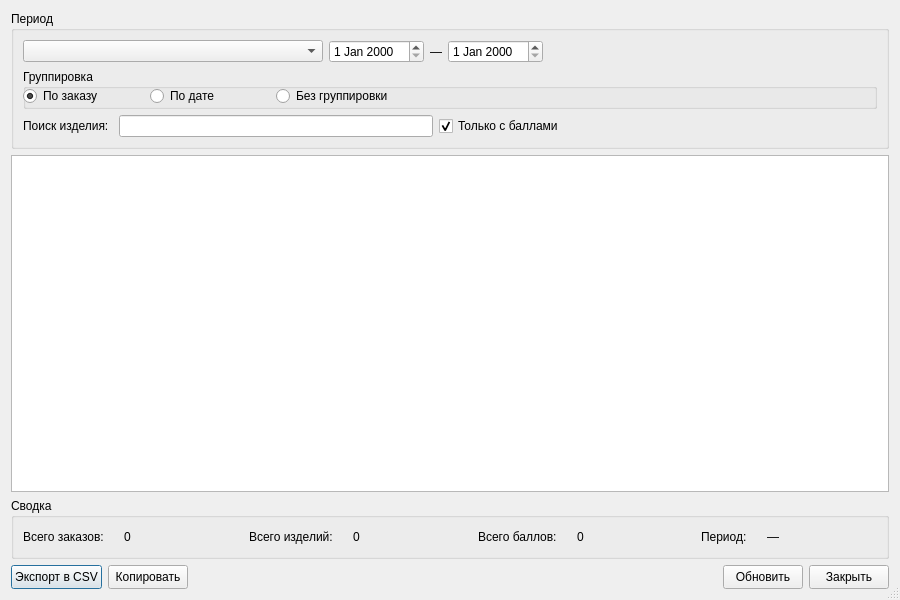
<?xml version="1.0" encoding="UTF-8"?>
<ui version="4.0">
 <class>StatisticsDialog</class>
 <widget class="QDialog" name="StatisticsDialog">
  <property name="geometry">
   <rect>
    <x>0</x>
    <y>0</y>
    <width>900</width>
    <height>600</height>
   </rect>
  </property>
  <property name="minimumSize">
   <size>
    <width>900</width>
    <height>600</height>
   </size>
  </property>
  <property name="windowTitle">
   <string>Статистика работ</string>
  </property>
  <property name="sizeGripEnabled">
   <bool>true</bool>
  </property>
  <layout class="QVBoxLayout" name="verticalLayout_3">
   <item>
    <widget class="QGroupBox" name="filterGroup">
     <property name="minimumSize">
      <size>
       <width>600</width>
       <height>120</height>
      </size>
     </property>
     <property name="title">
      <string>Период</string>
     </property>
     <layout class="QVBoxLayout" name="verticalLayout">
      <item>
       <layout class="QHBoxLayout" name="horizontalLayout">
        <item>
         <widget class="QComboBox" name="periodCombo">
          <property name="minimumSize">
           <size>
            <width>300</width>
            <height>0</height>
           </size>
          </property>
         </widget>
        </item>
        <item>
         <widget class="QDateEdit" name="dateFromEdit"/>
        </item>
        <item>
         <widget class="QLabel" name="dateSepLabel">
          <property name="minimumSize">
           <size>
            <width>10</width>
            <height>22</height>
           </size>
          </property>
          <property name="text">
           <string>—</string>
          </property>
         </widget>
        </item>
        <item>
         <widget class="QDateEdit" name="dateToEdit"/>
        </item>
        <item>
         <spacer name="horizontalSpacer_2">
          <property name="orientation">
           <enum>Qt::Orientation::Horizontal</enum>
          </property>
          <property name="sizeHint" stdset="0">
           <size>
            <width>40</width>
            <height>20</height>
           </size>
          </property>
         </spacer>
        </item>
       </layout>
      </item>
      <item>
       <widget class="QGroupBox" name="groupGrouping">
        <property name="minimumSize">
         <size>
          <width>400</width>
          <height>40</height>
         </size>
        </property>
        <property name="title">
         <string>Группировка</string>
        </property>
        <widget class="QWidget" name="">
         <property name="geometry">
          <rect>
           <x>0</x>
           <y>15</y>
           <width>374</width>
           <height>24</height>
          </rect>
         </property>
         <layout class="QHBoxLayout" name="horizontalLayout_2">
          <item>
           <widget class="QRadioButton" name="radioByOrder">
            <property name="minimumSize">
             <size>
              <width>120</width>
              <height>22</height>
             </size>
            </property>
            <property name="text">
             <string>По заказу</string>
            </property>
            <property name="checked">
             <bool>true</bool>
            </property>
           </widget>
          </item>
          <item>
           <widget class="QRadioButton" name="radioByDate">
            <property name="minimumSize">
             <size>
              <width>120</width>
              <height>22</height>
             </size>
            </property>
            <property name="text">
             <string>По дате</string>
            </property>
           </widget>
          </item>
          <item>
           <widget class="QRadioButton" name="radioByNone">
            <property name="minimumSize">
             <size>
              <width>120</width>
              <height>22</height>
             </size>
            </property>
            <property name="text">
             <string>Без группировки</string>
            </property>
           </widget>
          </item>
         </layout>
        </widget>
       </widget>
      </item>
      <item>
       <layout class="QHBoxLayout" name="horizontalLayout_3">
        <item>
         <widget class="QLabel" name="searchLabel">
          <property name="minimumSize">
           <size>
            <width>90</width>
            <height>22</height>
           </size>
          </property>
          <property name="text">
           <string>Поиск изделия:</string>
          </property>
         </widget>
        </item>
        <item>
         <widget class="QLineEdit" name="searchEdit">
          <property name="minimumSize">
           <size>
            <width>150</width>
            <height>22</height>
           </size>
          </property>
         </widget>
        </item>
        <item>
         <widget class="QCheckBox" name="onlyScoredCheck">
          <property name="minimumSize">
           <size>
            <width>120</width>
            <height>22</height>
           </size>
          </property>
          <property name="text">
           <string>Только с баллами</string>
          </property>
          <property name="checked">
           <bool>true</bool>
          </property>
         </widget>
        </item>
        <item>
         <spacer name="horizontalSpacer">
          <property name="orientation">
           <enum>Qt::Orientation::Horizontal</enum>
          </property>
          <property name="sizeHint" stdset="0">
           <size>
            <width>40</width>
            <height>20</height>
           </size>
          </property>
         </spacer>
        </item>
       </layout>
      </item>
     </layout>
    </widget>
   </item>
   <item>
    <widget class="QTreeView" name="statsTree">
     <property name="styleSheet">
      <string notr="true">QTreeView {
    gridline-color: #d0d0d0;
    show-decoration-selected: 1;
}

QTreeView::item {
    border-right: 1px solid #d0d0d0;
    border-bottom: 1px solid #d0d0d0;
    padding: 4px 6px;
}</string>
     </property>
     <property name="editTriggers">
      <set>QAbstractItemView::EditTrigger::NoEditTriggers</set>
     </property>
     <property name="alternatingRowColors">
      <bool>true</bool>
     </property>
     <property name="uniformRowHeights">
      <bool>true</bool>
     </property>
     <property name="sortingEnabled">
      <bool>true</bool>
     </property>
     <property name="headerHidden">
      <bool>true</bool>
     </property>
    </widget>
   </item>
   <item>
    <widget class="QGroupBox" name="summaryGroup">
     <property name="title">
      <string>Сводка</string>
     </property>
     <layout class="QVBoxLayout" name="verticalLayout_2">
      <item>
       <layout class="QGridLayout" name="gridLayout">
        <property name="horizontalSpacing">
         <number>20</number>
        </property>
        <item row="0" column="9">
         <widget class="QLabel" name="labelPeriodTitle">
          <property name="text">
           <string>Период:</string>
          </property>
         </widget>
        </item>
        <item row="0" column="3">
         <widget class="QLabel" name="labelItemsTitle">
          <property name="text">
           <string>Всего изделий:</string>
          </property>
         </widget>
        </item>
        <item row="0" column="2">
         <spacer name="horizontalSpacer_4">
          <property name="orientation">
           <enum>Qt::Orientation::Horizontal</enum>
          </property>
          <property name="sizeHint" stdset="0">
           <size>
            <width>40</width>
            <height>20</height>
           </size>
          </property>
         </spacer>
        </item>
        <item row="0" column="7">
         <widget class="QLabel" name="labelPointsValue">
          <property name="text">
           <string>0</string>
          </property>
         </widget>
        </item>
        <item row="0" column="0">
         <widget class="QLabel" name="labelOrdersTitle">
          <property name="text">
           <string>Всего заказов:</string>
          </property>
         </widget>
        </item>
        <item row="0" column="10">
         <widget class="QLabel" name="labelPeriodValue">
          <property name="text">
           <string>—</string>
          </property>
         </widget>
        </item>
        <item row="0" column="6">
         <widget class="QLabel" name="labelPointsTitle">
          <property name="text">
           <string>Всего баллов:</string>
          </property>
         </widget>
        </item>
        <item row="0" column="5">
         <spacer name="horizontalSpacer_5">
          <property name="orientation">
           <enum>Qt::Orientation::Horizontal</enum>
          </property>
          <property name="sizeHint" stdset="0">
           <size>
            <width>40</width>
            <height>20</height>
           </size>
          </property>
         </spacer>
        </item>
        <item row="0" column="8">
         <spacer name="horizontalSpacer_6">
          <property name="orientation">
           <enum>Qt::Orientation::Horizontal</enum>
          </property>
          <property name="sizeHint" stdset="0">
           <size>
            <width>40</width>
            <height>20</height>
           </size>
          </property>
         </spacer>
        </item>
        <item row="0" column="1">
         <widget class="QLabel" name="labelOrdersValue">
          <property name="text">
           <string>0</string>
          </property>
         </widget>
        </item>
        <item row="0" column="4">
         <widget class="QLabel" name="labelItemsValue">
          <property name="text">
           <string>0</string>
          </property>
         </widget>
        </item>
        <item row="0" column="11">
         <spacer name="horizontalSpacer_7">
          <property name="orientation">
           <enum>Qt::Orientation::Horizontal</enum>
          </property>
          <property name="sizeHint" stdset="0">
           <size>
            <width>40</width>
            <height>20</height>
           </size>
          </property>
         </spacer>
        </item>
       </layout>
      </item>
     </layout>
    </widget>
   </item>
   <item>
    <layout class="QHBoxLayout" name="horizontalLayout_4">
     <item>
      <widget class="QPushButton" name="exportCsvButton">
       <property name="minimumSize">
        <size>
         <width>90</width>
         <height>24</height>
        </size>
       </property>
       <property name="text">
        <string>Экспорт в CSV</string>
       </property>
      </widget>
     </item>
     <item>
      <widget class="QPushButton" name="copyButton">
       <property name="minimumSize">
        <size>
         <width>75</width>
         <height>24</height>
        </size>
       </property>
       <property name="text">
        <string>Копировать</string>
       </property>
      </widget>
     </item>
     <item>
      <spacer name="horizontalSpacer_3">
       <property name="orientation">
        <enum>Qt::Orientation::Horizontal</enum>
       </property>
       <property name="sizeHint" stdset="0">
        <size>
         <width>40</width>
         <height>20</height>
        </size>
       </property>
      </spacer>
     </item>
     <item>
      <widget class="QPushButton" name="refreshDataButton">
       <property name="minimumSize">
        <size>
         <width>75</width>
         <height>24</height>
        </size>
       </property>
       <property name="text">
        <string>Обновить</string>
       </property>
      </widget>
     </item>
     <item>
      <widget class="QPushButton" name="closeButton">
       <property name="minimumSize">
        <size>
         <width>75</width>
         <height>24</height>
        </size>
       </property>
       <property name="text">
        <string>Закрыть</string>
       </property>
      </widget>
     </item>
    </layout>
   </item>
  </layout>
 </widget>
 <resources/>
 <connections/>
</ui>
